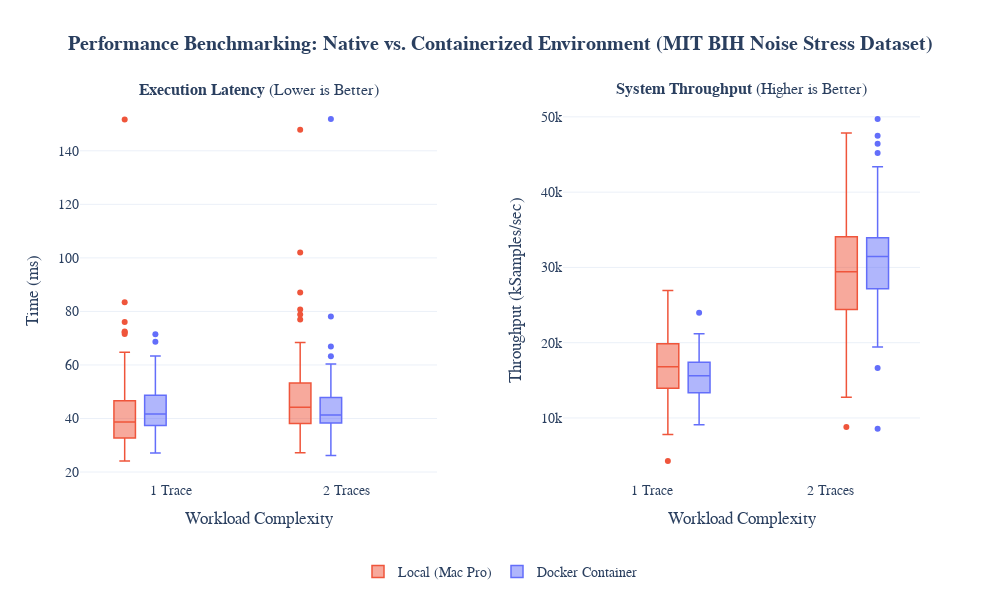

Here is the notebook cell this chart was saved with:
### Markdown cell above
## MIT BIH Stress Noise Local vs Container

### Code cell
import pandas as pd
import plotly.express as px
import plotly.graph_objects as go
from plotly.subplots import make_subplots

# ---------------------------------------------------------
# 🎨 COLOR CONFIGURATION
# ---------------------------------------------------------
COLOR_LOCAL = '#EF553B'      # Red/Orange
COLOR_DOCKER = '#636EFA'     # Blue/Purple

# ---------------------------------------------------------
# 1. Load the Datasets
# ---------------------------------------------------------
files = {
    "Local_1": "/Volumes/ss/biosignalviz/eval_data/MIT_BIH_Stress_Noise_Trace2_LocalDesktop/MIT_BIH_Stress_Trace1_LocalDesktop.csv",
    "Local_2": "/Volumes/ss/biosignalviz/eval_data/MIT_BIH_Stress_Noise_Trace2_LocalDesktop/MIT_BIH_Stress_Trace2_LocalDesktop.csv",
    "Docker_1": "/Volumes/ss/biosignalviz/eval_data/MIT_BIH_Stress_Noise_Trace1.csv",
    "Docker_2": "/Volumes/ss/biosignalviz/eval_data/MITBIH_Stress_Noise_Trace2.csv"
}

try:
    df_local_1 = pd.read_csv(files["Local_1"])
    df_local_2 = pd.read_csv(files["Local_2"])
    df_docker_1 = pd.read_csv(files["Docker_1"])
    df_docker_2 = pd.read_csv(files["Docker_2"])
except FileNotFoundError as e:
    print(f"Error: {e}. Please check your file paths.")

# ---------------------------------------------------------
# 2. Preprocess & Merge
# ---------------------------------------------------------
df_local_1['Environment'] = 'Local (Mac Pro)'
df_local_1['Traces'] = '1 Trace'
df_local_2['Environment'] = 'Local (Mac Pro)'
df_local_2['Traces'] = '2 Traces'

df_docker_1['Environment'] = 'Docker Container'
df_docker_1['Traces'] = '1 Trace'
df_docker_2['Environment'] = 'Docker Container'
df_docker_2['Traces'] = '2 Traces'

df_all = pd.concat([df_local_1, df_local_2, df_docker_1, df_docker_2], ignore_index=True)

# ---------------------------------------------------------
# 3. Calculate & Print Statistics (Mean +/- STD)
# ---------------------------------------------------------
print("-" * 60)
print(f"{'Environment':<20} | {'Trace Load':<10} | {'Metric':<15} | {'Mean':<10} | {'Std Dev':<10}")
print("-" * 60)

stats = df_all.groupby(['Environment', 'Traces'])[['execution_time_ms', 'throughput_ksps']].agg(['mean', 'std'])

for (env, trace), row in stats.iterrows():
    # Execution Time Stats
    exec_mean = row[('execution_time_ms', 'mean')]
    exec_std = row[('execution_time_ms', 'std')]
    print(f"{env:<20} | {trace:<10} | {'Latency (ms)':<15} | {exec_mean:10.2f} | {exec_std:10.2f}")
    
    # Throughput Stats
    tput_mean = row[('throughput_ksps', 'mean')]
    tput_std = row[('throughput_ksps', 'std')]
    print(f"{'':<20} | {'':<10} | {'T-put (ksps)':<15} | {tput_mean:10.2f} | {tput_std:10.2f}")
    print("-" * 60)

# ---------------------------------------------------------
# 4. Create Plots
# ---------------------------------------------------------
colors = {'Local (Mac Pro)': COLOR_LOCAL, 'Docker Container': COLOR_DOCKER}

fig = make_subplots(
    rows=1, cols=2,
    subplot_titles=("<b>Execution Latency</b> (Lower is Better)", 
                    "<b>System Throughput</b> (Higher is Better)"),
    horizontal_spacing=0.15
)

# Plot 1: Execution Time
for env in df_all['Environment'].unique():
    subset = df_all[df_all['Environment'] == env]
    fig.add_trace(
        go.Box(
            x=subset['Traces'],
            y=subset['execution_time_ms'],
            name=env,
            legendgroup=env,
            marker_color=colors[env],
            boxpoints='outliers',
            line_width=1.5
        ),
        row=1, col=1
    )

# Plot 2: Throughput
for env in df_all['Environment'].unique():
    subset = df_all[df_all['Environment'] == env]
    fig.add_trace(
        go.Box(
            x=subset['Traces'],
            y=subset['throughput_ksps'],
            name=env,
            legendgroup=env,
            showlegend=False,
            marker_color=colors[env],
            boxpoints='outliers',
            line_width=1.5
        ),
        row=1, col=2
    )

# ---------------------------------------------------------
# 5. Update Layout (Bottom Legend)
# ---------------------------------------------------------
fig.update_layout(
    title_text="<b>Performance Benchmarking: Native vs. Containerized Environment (MIT BIH Noise Stress Dataset)</b>",
    title_x=0.5,
    boxmode='group',
    height=600,
    width=1000,
    template="plotly_white",
    
    legend=dict(
        orientation="h",
        yanchor="top",
        y=-0.2,
        xanchor="center",
        x=0.5
    ),
    
    font=dict(family="Arial, sans-serif", size=14),
    margin=dict(b=100)
)

fig.update_yaxes(title_text="Time (ms)", row=1, col=1)
fig.update_yaxes(title_text="Throughput (kSamples/sec)", row=1, col=2)
fig.update_xaxes(title_text="Workload Complexity", row=1, col=1)
fig.update_xaxes(title_text="Workload Complexity", row=1, col=2)

fig.show()

### Figure 1 — Plotly figure (JSON) as saved in the notebook; plotly's stock layout.template omitted (floating-point values rounded to 4 significant figures; data arrays with more than 128 entries replaced by an {"elided": "..."} marker saying what was removed)
{"data": [{"boxpoints": "outliers", "legendgroup": "Local (Mac Pro)", "line": {"width": 1.5}, "marker": {"color": "#EF553B"}, "name": "Local (Mac Pro)", "type": "box", "x": {"elided": "300 str values"}, "xaxis": "x", "y": {"elided": "300 float values"}, "yaxis": "y"}, {"boxpoints": "outliers", "legendgroup": "Docker Container", "line": {"width": 1.5}, "marker": {"color": "#636EFA"}, "name": "Docker Container", "type": "box", "x": {"elided": "300 str values"}, "xaxis": "x", "y": {"elided": "300 float values"}, "yaxis": "y"}, {"boxpoints": "outliers", "legendgroup": "Local (Mac Pro)", "line": {"width": 1.5}, "marker": {"color": "#EF553B"}, "name": "Local (Mac Pro)", "showlegend": false, "type": "box", "x": {"elided": "300 str values"}, "xaxis": "x2", "y": {"elided": "300 float values"}, "yaxis": "y2"}, {"boxpoints": "outliers", "legendgroup": "Docker Container", "line": {"width": 1.5}, "marker": {"color": "#636EFA"}, "name": "Docker Container", "showlegend": false, "type": "box", "x": {"elided": "300 str values"}, "xaxis": "x2", "y": {"elided": "300 float values"}, "yaxis": "y2"}], "layout": {"annotations": [{"font": {"size": 16}, "showarrow": false, "text": "<b>Execution Latency</b> (Lower is Better)", "x": 0.2125, "xanchor": "center", "xref": "paper", "y": 1, "yanchor": "bottom", "yref": "paper"}, {"font": {"size": 16}, "showarrow": false, "text": "<b>System Throughput</b> (Higher is Better)", "x": 0.7875, "xanchor": "center", "xref": "paper", "y": 1, "yanchor": "bottom", "yref": "paper"}], "boxmode": "group", "font": {"family": "Arial, sans-serif", "size": 14}, "height": 600, "legend": {"orientation": "h", "x": 0.5, "xanchor": "center", "y": -0.2, "yanchor": "top"}, "margin": {"b": 100}, "title": {"text": "<b>Performance Benchmarking: Native vs. Containerized Environment (MIT BIH Noise Stress Dataset)</b>", "x": 0.5}, "width": 1000, "xaxis": {"anchor": "y", "domain": [0, 0.425], "title": {"text": "Workload Complexity"}}, "xaxis2": {"anchor": "y2", "domain": [0.575, 1], "title": {"text": "Workload Complexity"}}, "yaxis": {"anchor": "x", "domain": [0, 1], "title": {"text": "Time (ms)"}}, "yaxis2": {"anchor": "x2", "domain": [0, 1], "title": {"text": "Throughput (kSamples/sec)"}}}}
